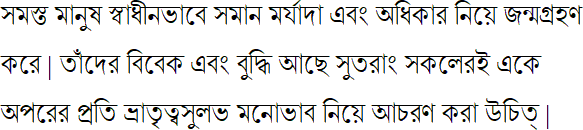
%> input picture Assignment 2/Bangla/Bangla_testocr.bmp, 583 x 130 px
$ octave myOcr.m   (GNU Octave 9; MATLAB toolbox functions it lacks are replaced by stand-ins)
%> lines starting %> are read from the running program, lines starting %| are printed output that depends on the picture
%% Read Image
Inputimage=imread('Bangla_testocr.bmp');
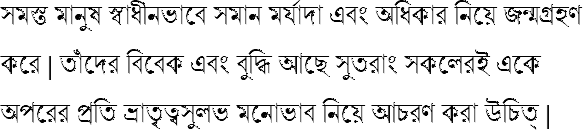
%> Inputimage: size 130x583 uint8; min 0, max 255, mean 228.8

%% Convert to binary image
threshold = graythresh(Inputimage);
%> threshold = 0.588
Inputimage =~im2bw(Inputimage,threshold)
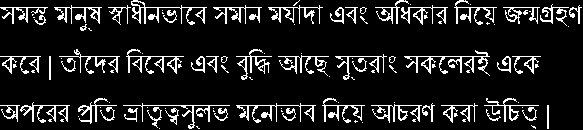
%> Inputimage: size 130x583 logical; 11.9% white in thin lines or dots

%% Remove all object containing fewer than 30 pixels
Inputimage = bwareaopen(Inputimage,30);
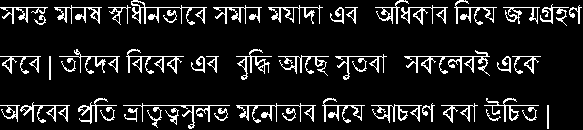
%> Inputimage: size 130x583 logical; 11.3% white in thin lines or dots
pause(1)

%% Objects extraction
% figure
%> (the run ends here)
